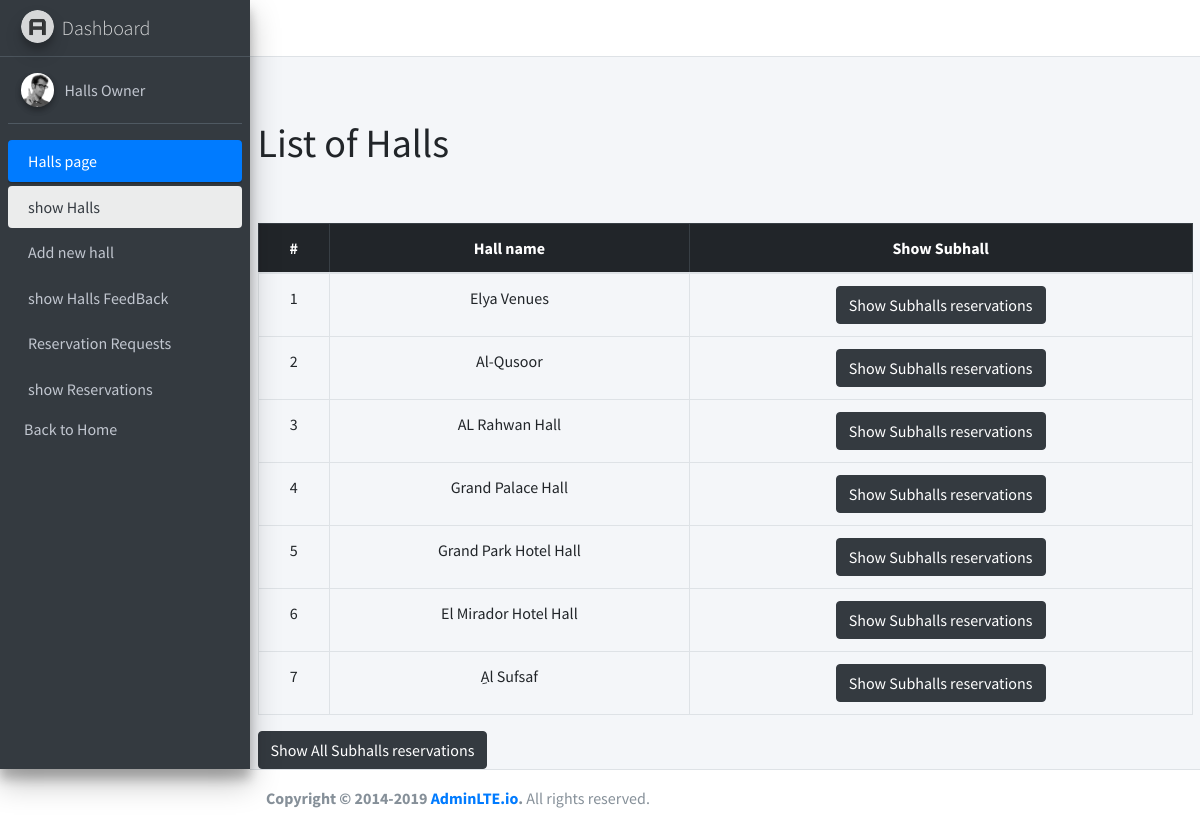
The page /admin/showresowner.php (signed in) on the database its author committed.
### tables this page shows
CREATE TABLE `halls` (
  `id` int NOT NULL,
  `name` varchar(200) NOT NULL,
  `type` int NOT NULL,
  `city` enum('Birzeit','Jifna','Betonya','Kufur Aqab','Ramallah','Ramallah(Al-Masayif)','Ramallah(Al-Tireh)','Ramallah (Al-Irsal)','Ramallah(Al-Masyoun)','Al-Bireh','Al-Bireh(Nablus Street)','Al-Bireh(Al-Balou)','Al-Bireh(Um Al-Sharayet)','Al-Bireh(Al-Quds Street)') NOT NULL,
  `address` varchar(255) NOT NULL,
  `hall_describtion` varchar(500) NOT NULL,
  `image` varchar(500) NOT NULL,
  `image_view` varchar(255) NOT NULL,
  `video_view` varchar(500) NOT NULL,
  `user_id` int NOT NULL,
  `status` enum('pending','approved','canceled') NOT NULL DEFAULT 'pending'
);

### admin/handlers/get_owner_hall.php (called while the page is built)
<?php
$test= $_SESSION['userId'];
$sql="SELECT h.id,h.name,h.type,h.city,h.address, h.hall_describtion,h.status FROM halls h where h.user_id ='$test'";
$sqlResult=mysqli_query($conn,$sql);
$hallData=mysqli_fetch_all($sqlResult);
?>

### admin/showresowner.php (the view, shortened to what this page needs)
<?php session_start();
require("handlers/db.php");
require("handlers/get_owner_hall.php");
$test= $_SESSION['userId'];
$sql="SELECT h.id,h.name,h.type,h.city,h.address, h.hall_describtion FROM halls h where h.user_id ='$test'";
$query=mysqli_query($conn,$sql);
if(mysqli_num_rows($query)>0){
    $halls=mysqli_fetch_all($query,MYSQLI_ASSOC);
    }
require("inc/header.php");
?>
<main role="main" class="flex-shrink-0 ">
        <div class="container">
        <br>
            <h1>List of Halls</h1>
            <br>
        <br>
            <table class="table table-bordered text-center justify-content-start">
                <thead  class="table-dark">
                    <tr>
                    <th scope="col">#</th>
                    <th scope="col"  >Hall name</th>
                    <th scope="col">Show Subhall</th>
                    </tr>
                </thead>
                <tbody>
<?php
if(isset($halls)){
foreach($hallData as $index=>$halls){?>
    <tr>
    <td><?=$index+1;?></td>
    <td><?=$halls[1];
    ?></td>
    <td><a href="resdetails.php?hallId=<?= $_SESSION['hallId'];?>&start_date=<?= 'null'; ?>&end_date=<?= 'null'; ?>"class="btn btn-dark">Show Subhalls reservations</a></td>
    </tr>
<?php }
}
else{?>
  <tr>
    <td colspan="6" class="text-center">No Halls Added</td>
  </tr>
  <?php
} ?>
                </tbody>
            </table>
            <a href="allincomes.php?userId=<?= $test?>&start_date=<?= 'null'; ?>&end_date=<?= 'null'; ?>"class="btn btn-dark">Show All Subhalls reservations</a>
        </div>
    </main>
  <?php
require("inc/footer.php");
?>

### rows shown on the page
halls: name "Elya Venues"
halls: name "Al-Qusoor"
halls: name "AL Rahwan Hall"
halls: name "Grand Palace Hall"
halls: name "Grand Park Hotel Hall"
halls: name "El Mirador Hotel Hall"
halls: name "ِAl Sufsaf"
